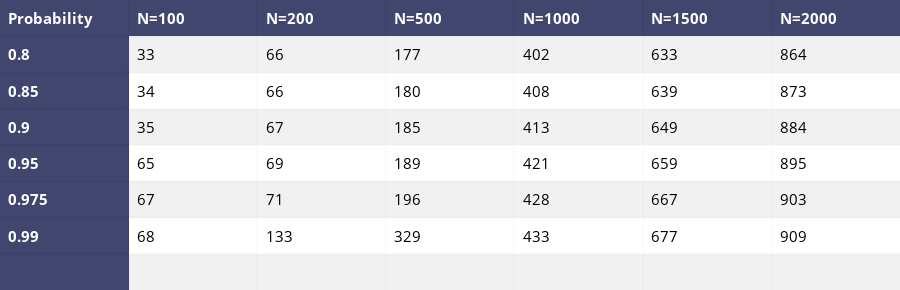

Here is the notebook cell this chart was saved with:
### Code cell
data_matrix = [['Probability', 'N=100','N=200','N=500','N=1000','N=1500','N=2000'],
               ['0.8']+list1p3r,
               ['0.85']+list2p3r,
               ['0.9']+list3p3r,
               ['0.95']+list4p3r,
               ['0.975']+list5p3r,
               ['0.99']+list6p3r,
               ['','','','','','','']
               ]

table = ff.create_table(data_matrix,index=True, index_title='Date')
for i in range(len(table.layout.annotations)):
    table.layout.annotations[i].font.size = 15
iplot(table, filename='simple_table')

### Figure 1 — Plotly figure (JSON) as saved in the notebook; plotly's stock layout.template omitted (floating-point values rounded to 4 significant figures)
{"data": [{"colorscale": [[0, "#00083e"], [0.5, "#ededee"], [1, "#ffffff"]], "hoverinfo": "none", "opacity": 0.75, "showscale": false, "type": "heatmap", "z": [[0, 0, 0, 0, 0, 0, 0], [0, 0.5, 0.5, 0.5, 0.5, 0.5, 0.5], [0, 1, 1, 1, 1, 1, 1], [0, 0.5, 0.5, 0.5, 0.5, 0.5, 0.5], [0, 1, 1, 1, 1, 1, 1], [0, 0.5, 0.5, 0.5, 0.5, 0.5, 0.5], [0, 1, 1, 1, 1, 1, 1], [0, 0.5, 0.5, 0.5, 0.5, 0.5, 0.5]]}], "layout": {"annotations": [{"align": "left", "font": {"color": "#ffffff", "size": 15}, "showarrow": false, "text": "<b>Probability</b>", "x": -0.45, "xanchor": "left", "xref": "x1", "y": 0, "yref": "y1"}, {"align": "left", "font": {"color": "#ffffff", "size": 15}, "showarrow": false, "text": "<b>N=100</b>", "x": 0.55, "xanchor": "left", "xref": "x1", "y": 0, "yref": "y1"}, {"align": "left", "font": {"color": "#ffffff", "size": 15}, "showarrow": false, "text": "<b>N=200</b>", "x": 1.55, "xanchor": "left", "xref": "x1", "y": 0, "yref": "y1"}, {"align": "left", "font": {"color": "#ffffff", "size": 15}, "showarrow": false, "text": "<b>N=500</b>", "x": 2.55, "xanchor": "left", "xref": "x1", "y": 0, "yref": "y1"}, {"align": "left", "font": {"color": "#ffffff", "size": 15}, "showarrow": false, "text": "<b>N=1000</b>", "x": 3.55, "xanchor": "left", "xref": "x1", "y": 0, "yref": "y1"}, {"align": "left", "font": {"color": "#ffffff", "size": 15}, "showarrow": false, "text": "<b>N=1500</b>", "x": 4.55, "xanchor": "left", "xref": "x1", "y": 0, "yref": "y1"}, {"align": "left", "font": {"color": "#ffffff", "size": 15}, "showarrow": false, "text": "<b>N=2000</b>", "x": 5.55, "xanchor": "left", "xref": "x1", "y": 0, "yref": "y1"}, {"align": "left", "font": {"color": "#ffffff", "size": 15}, "showarrow": false, "text": "<b>0.8</b>", "x": -0.45, "xanchor": "left", "xref": "x1", "y": 1, "yref": "y1"}, {"align": "left", "font": {"color": "#000000", "size": 15}, "showarrow": false, "text": "33", "x": 0.55, "xanchor": "left", "xref": "x1", "y": 1, "yref": "y1"}, {"align": "left", "font": {"color": "#000000", "size": 15}, "showarrow": false, "text": "66", "x": 1.55, "xanchor": "left", "xref": "x1", "y": 1, "yref": "y1"}, {"align": "left", "font": {"color": "#000000", "size": 15}, "showarrow": false, "text": "177", "x": 2.55, "xanchor": "left", "xref": "x1", "y": 1, "yref": "y1"}, {"align": "left", "font": {"color": "#000000", "size": 15}, "showarrow": false, "text": "402", "x": 3.55, "xanchor": "left", "xref": "x1", "y": 1, "yref": "y1"}, {"align": "left", "font": {"color": "#000000", "size": 15}, "showarrow": false, "text": "633", "x": 4.55, "xanchor": "left", "xref": "x1", "y": 1, "yref": "y1"}, {"align": "left", "font": {"color": "#000000", "size": 15}, "showarrow": false, "text": "864", "x": 5.55, "xanchor": "left", "xref": "x1", "y": 1, "yref": "y1"}, {"align": "left", "font": {"color": "#ffffff", "size": 15}, "showarrow": false, "text": "<b>0.85</b>", "x": -0.45, "xanchor": "left", "xref": "x1", "y": 2, "yref": "y1"}, {"align": "left", "font": {"color": "#000000", "size": 15}, "showarrow": false, "text": "34", "x": 0.55, "xanchor": "left", "xref": "x1", "y": 2, "yref": "y1"}, {"align": "left", "font": {"color": "#000000", "size": 15}, "showarrow": false, "text": "66", "x": 1.55, "xanchor": "left", "xref": "x1", "y": 2, "yref": "y1"}, {"align": "left", "font": {"color": "#000000", "size": 15}, "showarrow": false, "text": "180", "x": 2.55, "xanchor": "left", "xref": "x1", "y": 2, "yref": "y1"}, {"align": "left", "font": {"color": "#000000", "size": 15}, "showarrow": false, "text": "408", "x": 3.55, "xanchor": "left", "xref": "x1", "y": 2, "yref": "y1"}, {"align": "left", "font": {"color": "#000000", "size": 15}, "showarrow": false, "text": "639", "x": 4.55, "xanchor": "left", "xref": "x1", "y": 2, "yref": "y1"}, {"align": "left", "font": {"color": "#000000", "size": 15}, "showarrow": false, "text": "873", "x": 5.55, "xanchor": "left", "xref": "x1", "y": 2, "yref": "y1"}, {"align": "left", "font": {"color": "#ffffff", "size": 15}, "showarrow": false, "text": "<b>0.9</b>", "x": -0.45, "xanchor": "left", "xref": "x1", "y": 3, "yref": "y1"}, {"align": "left", "font": {"color": "#000000", "size": 15}, "showarrow": false, "text": "35", "x": 0.55, "xanchor": "left", "xref": "x1", "y": 3, "yref": "y1"}, {"align": "left", "font": {"color": "#000000", "size": 15}, "showarrow": false, "text": "67", "x": 1.55, "xanchor": "left", "xref": "x1", "y": 3, "yref": "y1"}, {"align": "left", "font": {"color": "#000000", "size": 15}, "showarrow": false, "text": "185", "x": 2.55, "xanchor": "left", "xref": "x1", "y": 3, "yref": "y1"}, {"align": "left", "font": {"color": "#000000", "size": 15}, "showarrow": false, "text": "413", "x": 3.55, "xanchor": "left", "xref": "x1", "y": 3, "yref": "y1"}, {"align": "left", "font": {"color": "#000000", "size": 15}, "showarrow": false, "text": "649", "x": 4.55, "xanchor": "left", "xref": "x1", "y": 3, "yref": "y1"}, {"align": "left", "font": {"color": "#000000", "size": 15}, "showarrow": false, "text": "884", "x": 5.55, "xanchor": "left", "xref": "x1", "y": 3, "yref": "y1"}, {"align": "left", "font": {"color": "#ffffff", "size": 15}, "showarrow": false, "text": "<b>0.95</b>", "x": -0.45, "xanchor": "left", "xref": "x1", "y": 4, "yref": "y1"}, {"align": "left", "font": {"color": "#000000", "size": 15}, "showarrow": false, "text": "65", "x": 0.55, "xanchor": "left", "xref": "x1", "y": 4, "yref": "y1"}, {"align": "left", "font": {"color": "#000000", "size": 15}, "showarrow": false, "text": "69", "x": 1.55, "xanchor": "left", "xref": "x1", "y": 4, "yref": "y1"}, {"align": "left", "font": {"color": "#000000", "size": 15}, "showarrow": false, "text": "189", "x": 2.55, "xanchor": "left", "xref": "x1", "y": 4, "yref": "y1"}, {"align": "left", "font": {"color": "#000000", "size": 15}, "showarrow": false, "text": "421", "x": 3.55, "xanchor": "left", "xref": "x1", "y": 4, "yref": "y1"}, {"align": "left", "font": {"color": "#000000", "size": 15}, "showarrow": false, "text": "659", "x": 4.55, "xanchor": "left", "xref": "x1", "y": 4, "yref": "y1"}, {"align": "left", "font": {"color": "#000000", "size": 15}, "showarrow": false, "text": "895", "x": 5.55, "xanchor": "left", "xref": "x1", "y": 4, "yref": "y1"}, {"align": "left", "font": {"color": "#ffffff", "size": 15}, "showarrow": false, "text": "<b>0.975</b>", "x": -0.45, "xanchor": "left", "xref": "x1", "y": 5, "yref": "y1"}, {"align": "left", "font": {"color": "#000000", "size": 15}, "showarrow": false, "text": "67", "x": 0.55, "xanchor": "left", "xref": "x1", "y": 5, "yref": "y1"}, {"align": "left", "font": {"color": "#000000", "size": 15}, "showarrow": false, "text": "71", "x": 1.55, "xanchor": "left", "xref": "x1", "y": 5, "yref": "y1"}, {"align": "left", "font": {"color": "#000000", "size": 15}, "showarrow": false, "text": "196", "x": 2.55, "xanchor": "left", "xref": "x1", "y": 5, "yref": "y1"}, {"align": "left", "font": {"color": "#000000", "size": 15}, "showarrow": false, "text": "428", "x": 3.55, "xanchor": "left", "xref": "x1", "y": 5, "yref": "y1"}, {"align": "left", "font": {"color": "#000000", "size": 15}, "showarrow": false, "text": "667", "x": 4.55, "xanchor": "left", "xref": "x1", "y": 5, "yref": "y1"}, {"align": "left", "font": {"color": "#000000", "size": 15}, "showarrow": false, "text": "903", "x": 5.55, "xanchor": "left", "xref": "x1", "y": 5, "yref": "y1"}, {"align": "left", "font": {"color": "#ffffff", "size": 15}, "showarrow": false, "text": "<b>0.99</b>", "x": -0.45, "xanchor": "left", "xref": "x1", "y": 6, "yref": "y1"}, {"align": "left", "font": {"color": "#000000", "size": 15}, "showarrow": false, "text": "68", "x": 0.55, "xanchor": "left", "xref": "x1", "y": 6, "yref": "y1"}, {"align": "left", "font": {"color": "#000000", "size": 15}, "showarrow": false, "text": "133", "x": 1.55, "xanchor": "left", "xref": "x1", "y": 6, "yref": "y1"}, {"align": "left", "font": {"color": "#000000", "size": 15}, "showarrow": false, "text": "329", "x": 2.55, "xanchor": "left", "xref": "x1", "y": 6, "yref": "y1"}, {"align": "left", "font": {"color": "#000000", "size": 15}, "showarrow": false, "text": "433", "x": 3.55, "xanchor": "left", "xref": "x1", "y": 6, "yref": "y1"}, {"align": "left", "font": {"color": "#000000", "size": 15}, "showarrow": false, "text": "677", "x": 4.55, "xanchor": "left", "xref": "x1", "y": 6, "yref": "y1"}, {"align": "left", "font": {"color": "#000000", "size": 15}, "showarrow": false, "text": "909", "x": 5.55, "xanchor": "left", "xref": "x1", "y": 6, "yref": "y1"}, {"align": "left", "font": {"color": "#ffffff", "size": 15}, "showarrow": false, "text": "<b></b>", "x": -0.45, "xanchor": "left", "xref": "x1", "y": 7, "yref": "y1"}, {"align": "left", "font": {"color": "#000000", "size": 15}, "showarrow": false, "text": "", "x": 0.55, "xanchor": "left", "xref": "x1", "y": 7, "yref": "y1"}, {"align": "left", "font": {"color": "#000000", "size": 15}, "showarrow": false, "text": "", "x": 1.55, "xanchor": "left", "xref": "x1", "y": 7, "yref": "y1"}, {"align": "left", "font": {"color": "#000000", "size": 15}, "showarrow": false, "text": "", "x": 2.55, "xanchor": "left", "xref": "x1", "y": 7, "yref": "y1"}, {"align": "left", "font": {"color": "#000000", "size": 15}, "showarrow": false, "text": "", "x": 3.55, "xanchor": "left", "xref": "x1", "y": 7, "yref": "y1"}, {"align": "left", "font": {"color": "#000000", "size": 15}, "showarrow": false, "text": "", "x": 4.55, "xanchor": "left", "xref": "x1", "y": 7, "yref": "y1"}, {"align": "left", "font": {"color": "#000000", "size": 15}, "showarrow": false, "text": "", "x": 5.55, "xanchor": "left", "xref": "x1", "y": 7, "yref": "y1"}], "height": 290, "margin": {"b": 0, "l": 0, "r": 0, "t": 0}, "xaxis": {"dtick": 1, "gridwidth": 2, "showticklabels": false, "tick0": -0.5, "ticks": "", "zeroline": false}, "yaxis": {"autorange": "reversed", "dtick": 1, "gridwidth": 2, "showticklabels": false, "tick0": 0.5, "ticks": "", "zeroline": false}}}
